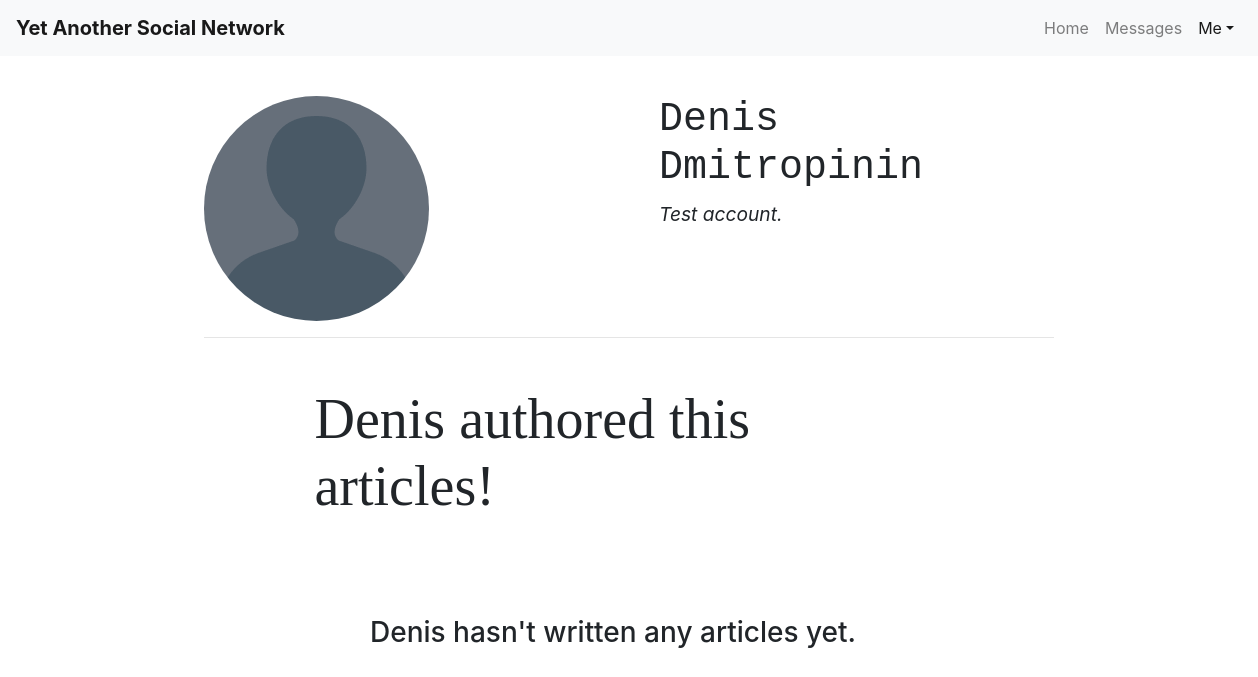
The page /user/test_1 (signed in) on the database its author committed.
### users/models.py (models this page shows, shortened)
class CustomUser(AbstractUser):
    description = models.CharField(max_length=256)
    avatar = models.ImageField(upload_to=get_avatar_path, default='avatars/default.png', blank=True)
    avatar_preview = models.ImageField(upload_to=get_avatar_preview_path, null=True)

### users/views.py (the view)
# urls.py: path('user/', include('users.urls')),
@login_required
def user(request, username):
    user_ = CustomUser.objects.get(username=username)
    articles_ = Article.objects.filter(author__username=user_.username)
    articles = [articles_[i:i + 3] for i in range(0, len(articles_), 3)]
    context = {
        'user': user_,
        'articles': articles
    }
    return render(request, 'users/user.html', context)

### users/context_processors.py (called while the page is built)
def add_login_form(request):
    return {
        'login_form': LoginForm(),
    }

### users/templates/users/user.html (shortened to what this page needs)
{% extends "blog/base.html" %}
{% block content %}
    <div class="container" style="margin-top: 6em; max-width: 70%">
        <div class="row">
            <div class="col">
                <img class="rounded-circle" src="{{ user.avatar.url }}" alt="Author avatar">
            </div>
            <div class="col">
                <div class="container">
                    <div class="row">
                        <div class="col my-auto">
                            <h1 style="font-family: courier;">{{ user.first_name }} {{ user.last_name }}</h1>
                        </div>
                    </div>
                    <div class="row">
                        <div class="col my-auto">
                            <i><p style="font-size: 120%;">{{ user.description }}</p></i>
                        </div>
                    </div>
                </div>
            </div>
        </div>
        <hr>
    </div>
    <div class="mx-auto my-5" style="width: 50%;">
        <h2 class="display-4" style="font-family: verdana;">{{ user.first_name }} authored this articles!</h2>
    </div>
    <div class="container-fluid mx-5" style="padding-top: 2em;">
        {% for article_set in articles %}
            <div class="row mb-5">
                {% for article in article_set %}
                    <div class="col">
                        <div class="card" style="width: 300px;">
                            <a id="preview" href="/home/{{ article.category }}/{{ article.id }}">
                                <img class="card-img-top" src="{{ article.logo_preview.url }}" alt="Card image">
                                <div class="card-body">
                                    <h5 class="card-title" style="font-family: Verdana;"><strong>{{ article.title }}</strong></h5>
                                    <div class="card-text" style="color: dimgrey;">{{ article.annotation }}</div>
                                    <hr>
                                    <a id="author" href="/user/{{ article.author.username }}">
                                        <table>
                                            <tr>
                                                <td rowspan="2">
                                                    <img class="rounded-circle" src="{{ article.author.avatar_preview.url }}" alt="Author avatar">
                                                </td>
                                                <td style="padding-left: 0.5em;">
                                                    <span style="font-family: courier;">{{ article.author.first_name }} {{ article.author.last_name }}</span>
                                                </td>
                                            </tr>
                                            <tr>
                                                <td style="padding-left: 0.5em;">
                                                    <span style="font-size: 90%; color: dimgrey;">{{ article.date_created }}</span>
                                                </td>
                                            </tr>
                                        </table>
                                    </a>
                                </div>
                            </a>
                        </div>
                    </div>
                {% endfor %}
            </div>
        {% empty %}
            <div class="mx-auto my-3" style="width: 50%;">
                <h3>{{ user.first_name }} hasn't written any articles yet.</h3>
            </div>
        {% endfor %}
    </div>
{% endblock %}

### rows shown on the page
CustomUser: avatar (picture), first_name "Denis", last_name "Dmitropinin", description "Test account."
